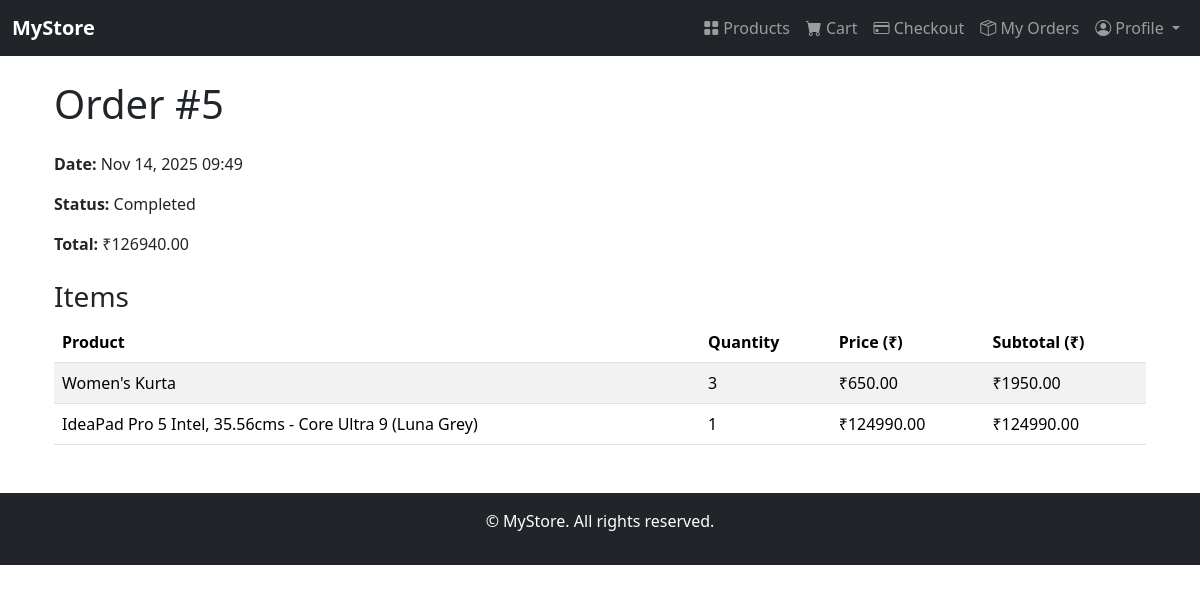
Page /order_detail/5/ (signed in) on the committed database.
### store/models.py (models this page shows, shortened)
class Order(models.Model):
    STATUS_CHOICES = [
        ("Pending", "Pending"),
        ("Completed", "Completed"),
        ("Cancelled", "Cancelled"),
    ]
    user = models.ForeignKey(User, on_delete=models.CASCADE)
    total_price = models.DecimalField(max_digits=10, decimal_places=2)
    status = models.CharField(max_length=20, choices=STATUS_CHOICES, default="Pending")  # ✅ add this
    created_at = models.DateTimeField(auto_now_add=True)

class OrderItem(models.Model):
    order = models.ForeignKey(Order, on_delete=models.CASCADE, related_name='items')
    product = models.ForeignKey(Product, on_delete=models.CASCADE)
    quantity = models.PositiveIntegerField()
    price = models.DecimalField(max_digits=10, decimal_places=2)

class Product(models.Model):
    name = models.CharField(max_length=100)
    price = models.DecimalField(max_digits=10, decimal_places=2)
    description = models.TextField()
    stock = models.IntegerField()
    created_at = models.DateTimeField(auto_now_add=True)
    category = models.ForeignKey(Category, on_delete=models.CASCADE, null=True, blank=True)
    image = models.ImageField(upload_to='products/', null=True, blank=True)

### store/views.py (the view)
# urls.py: path('order_detail/<int:order_id>/', views.order_detail, name='order_detail'),
@login_required
def order_detail(request, order_id):
    order = get_object_or_404(Order, id=order_id, user=request.user)
    items = order.items.all()  # assuming you have a related_name="items" on OrderItem
    for item in items:
        item.subtotal = item.price * item.quantity
    return render(request, 'store/order_detail.html', {
        'order': order,
        'items': items
    })

### store/templates/store/order_detail.html
{% extends "store/base.html" %}
{% block content %}
<div class="container mt-4">
    <h1 class="mb-4">Order #{{ order.id }}</h1>
    <p><strong>Date:</strong> {{ order.created_at|date:"M d, Y H:i" }}</p>
    <p><strong>Status:</strong> {{ order.status }}</p>
    <p><strong>Total:</strong> ₹{{ order.total_price }}</p>
    <h3 class="mt-4">Items</h3>
    <table class="table table-striped">
        <thead>
            <tr>
                <th>Product</th>
                <th>Quantity</th>
                <th>Price (₹)</th>
                <th>Subtotal (₹)</th>
            </tr>
        </thead>
        <tbody>
            {% for item in items %}
            <tr>
                <td>{{ item.product.name }}</td>
                <td>{{ item.quantity }}</td>
                <td>₹{{ item.price }}</td>
                <td>₹{{ item.subtotal }}</td>
            </tr>
            {% endfor %}
        </tbody>
    </table>
</div>
{% endblock %}

### rows in the picture
Order: id "5", created_at "Nov 14, 2025 09:49", status "Completed", total_price "126940.00"
OrderItem: product.name "Women's Kurta", quantity "3", price "650.00", subtotal "1950.00"
OrderItem: product.name "IdeaPad Pro 5 Intel, 35.56cms - Core Ultra 9 (Luna Grey)", quantity "1", price "124990.00", subtotal "124990.00"
